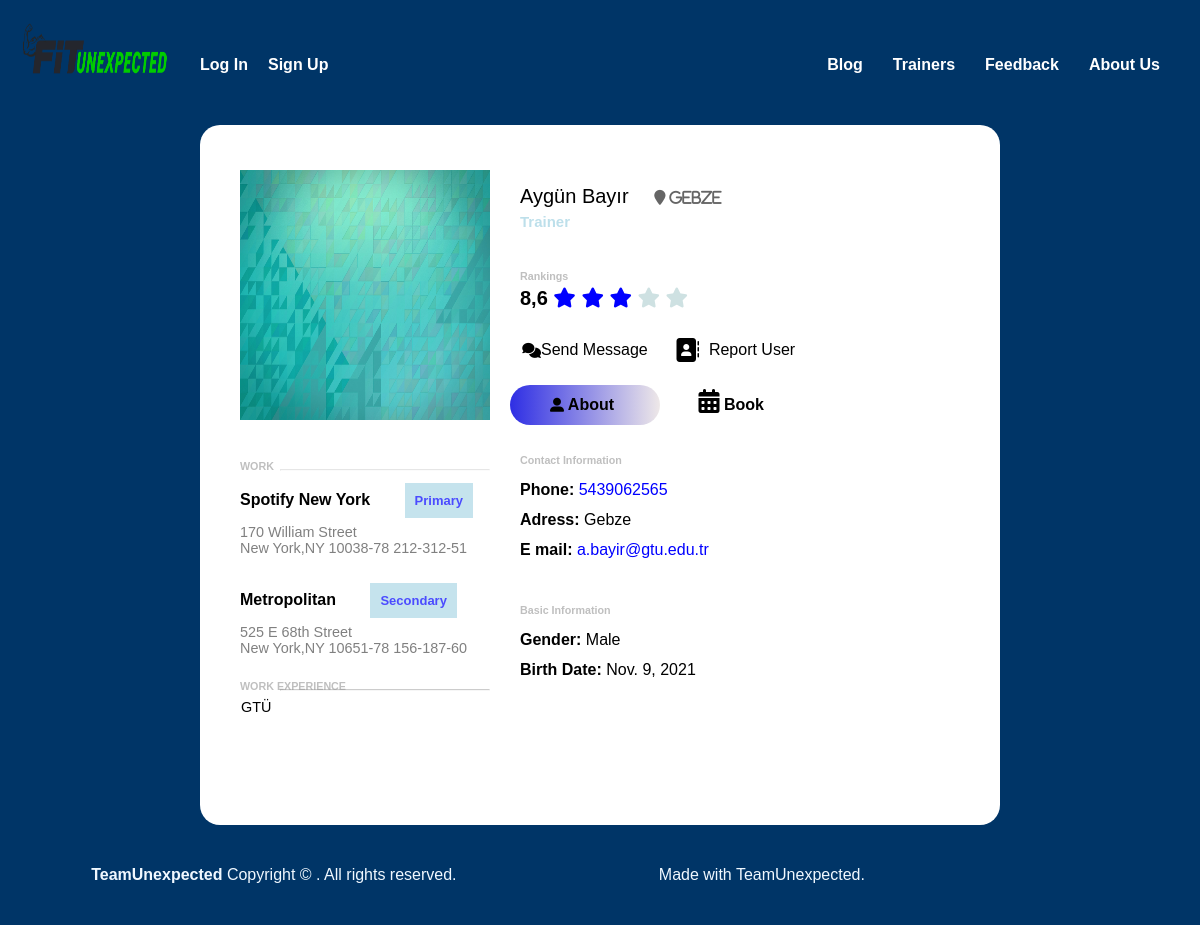
Page /trainer/2/ on the committed database.
### trainer/models.py (models this page shows, shortened)
class Trainer(models.Model):
    Name= models.CharField(max_length=120)
    Surname = models.CharField(max_length=120)
    City = models.CharField(max_length=120)
    Phone = models.CharField(max_length=10)
    Mail = models.EmailField(max_length=120)
    gender_dict = [
        (True, 'Erkek'),
        (False, 'Kadın')
    ]
    Gender = models.BooleanField(blank=False, null=False, choices=gender_dict)
    Address = models.TextField()
    Work_Experience = models.TextField()
    image = models.FileField(null=True,blank=True)
    Birth_Date = models.DateField()
    approval_dict = [
        (True, 'Onaylı'),
        (False, 'Onaylanmamış')
    ]
    is_approved = models.BooleanField(default=False, verbose_name = 'Onay', choices=approval_dict)
    User_ID = models.ForeignKey('auth.User', related_name='trainers', on_delete=models.CASCADE, blank=True, null=True, verbose_name='Kullanıcı Hesabı')

### trainer/views.py (the view)
# urls.py: re_path(r'^(?P<id>\d+)/$', trainer_detail, name='detail'),
def trainer_detail(request, id):
    trainer = get_object_or_404(Trainer, id=id)
    form= CommentForm(request.POST or None )
    if form.is_valid():
        comment=form.save(commit=False)
        comment.trainer = trainer
        comment.save()
        return HttpResponseRedirect(trainer.get_absolute_url())
    context= {
        'trainer':trainer,
        'form':form,
    }
    return render(request,'trainer/detail.html',context)

### templates/trainer/detail.html (shortened to what this page needs)
{% load static %}
<html>
  <head>
    <link rel="stylesheet" href="{% static 'css/Profile.css' %}" />
    <link rel="stylesheet" href="{% static 'css/Header.css' %}" />
    <link rel="stylesheet" href="{% static 'css/Footer.css' %}" />
    <link
      rel="stylesheet"
      href="https://cdnjs.cloudflare.com/ajax/libs/font-awesome/5.14.0/css/all.min.css"
    />
    <link
      rel="stylesheet"
      href="https://cdnjs.cloudflare.com/ajax/libs/font-awesome/4.7.0/css/font-awesome.min.css"
    />
    <link
      rel="stylesheet"
      href="https://cdnjs.cloudflare.com/ajax/libs/font-awesome/4.7.0/css/font-awesome.min.css"
    />
  </head>
  <body>
    {% include 'header.html' %}
    <div class="profile-box">
      <div class="left-side">
        <div class="image">
          <img src="{{trainer.image.url}}" alt="" />
        </div>
        <div class="experience">
          <h6>
            WORK
            <hr />
          </h6>
          <div>
            <p style="font-weight: bold">
              Spotify New York
              <b>Primary</b>
            </p>
            <p style="margin-top: 15px; color: grey; font-size: 0.9em">
              170 William Street<br />New York,NY 10038-78 212-312-51
            </p>
          </div>
          <div>
            <p style="font-weight: bold">
              Metropolitan
              <b>Secondary</b>
            </p>
            <p style="margin-top: 15px; color: grey; font-size: 0.9em">
              525 E 68th Street<br />New York,NY 10651-78 156-187-60
            </p>
          </div>
        </div>
        <div class="skills">
          <h6>WORK EXPERIENCE</h6>
          <hr />
          <ul>
            <li>{{ trainer.Work_Experience }}</li>
          </ul>
        </div>
      </div>
      <div class="right-side">
        <div class="upper-inf">
          <div class="personal-inf">
            <p style="font-size: 20px">
              {{trainer.Name}} {{trainer.Surname}}
              <i
                style="padding-left: 20px; font-size: 15px; opacity: 0.6"
                class="fa"
                >&#xf041; {{ trainer.Address }}</i
              >
            </p>
            <p style="margin-top: 5px; opacity: 0.8">
              <b style="font-size: 15px; color: lightblue">Trainer</b>
            </p>
          </div>
          <div class="ranking">
            <h6>Rankings</h6>
            <p style="margin-top: 5px; font-size: 20px; font-weight: bold">
              8,6
              <span class="fa fa-star checked"></span>
              <span class="fa fa-star checked"></span>
              <span class="fa fa-star checked"></span>
              <span class="fa fa-star"></span>
              <span class="fa fa-star"></span>
            </p>
          </div>
          <div class="alert-button">
            <a
              ><i style="font-size: 15px" class="fas">&#xf086;</i> Send
              Message</a
            >
            <a
              ><i style="font-size: 24px; padding-right: 10px" class="fa"
                >&#xf2ba;</i
              >
              Report User</a
            >
          </div>
        </div>
        <div class="down-inf">
          <div class="down-info-buttons">
            <div id="btn"></div>
            <a href="#" class="toggle-btn">
              <i style="font-size: 14px" class="fas">&#xf406;</i> About
            </a>
            <a href="#" class="toggle-btn">
              <i style="font-size: 24px" class="fa">&#xf073;</i> Book
            </a>
          </div>
          <form id="About" class="input-group">
            <div class="about">
              <div class="contact">
                <h6>Contact Information</h6>
                <p style="color: blue">
                  <b style="color: black">Phone: </b> {{ trainer.Phone }}
                </p>
                <p><b>Adress: </b> {{ trainer.Address }}</p>
                <p style="color: blue">
                  <b style="color: black">E mail: </b> {{ trainer.Mail}}
                </p>
              </div>
              <div class="basic">
                <h6>Basic Information</h6>
                <p>
                  <b>Gender: </b> {% if trainer.Gender %} Male {% else %} Female
                  {% endif %}
                </p>
                <p><b>Birth Date: </b>{{trainer.Birth_Date}}</p>
              </div>
            </div>
          </form>
        </div>
      </div>
    </div>
  </body>
  <footer>
    <div class="footer-container">
      <div class="left-side">
        <strong>TeamUnexpected</strong>
        Copyright &copy; . All rights reserved.
      </div>
      <div class="Right-side">Made with TeamUnexpected.</div>
    </div>
  </footer>
</html>

### static/css/Profile.css (style rules this page uses)
* { margin: 0; padding: 0; box-sizing: border-box; font-family: "Poppins", sans-serif; }
html { background: #003567; -webkit-background-size: cover; -moz-background-size: cover; -o-background-size: cover; background-size: cover; }
.profile-box { display: flex; align-items: center; justify-content: center; width: 800px; height: 700px; position: relative; margin-left: auto; margin-right: auto; margin-top: 125px; background: #fff; padding: 5px; overflow: hidden; border-radius: 20px; }
.left-side { position: relative; width: 250px; }
.left-side .image { position: relative; margin-top: 100px; }
.left-side .image img { width: 250px; height: 250px; }
.left-side .experience { position: relative; margin-top: 40px; height: 200px; }
.experience div { position: relative; height: 80px; }
.left-side .skills { position: relative; margin-top: 20px; height: 200px; }
h6 { color: gray; opacity: 0.5; }
.left-side p b { background-color: lightblue; color: blue; font-weight: bold; opacity: 0.7; font-size: small; margin-left: 30px; padding: 10px; }
.left-side hr { color: gray; margin-left: 40px; margin-top: -3px; opacity: 0.5; }
.left-side ul { margin-top: 5px; margin-left: 1px; font-size: 0.9em; list-style: none; }
.left-side ul li { padding-top: 3px; }
.experience div { margin-top: 20px; }
.right-side { position: relative; width: 450px; margin-left: 20px; }
.right-side .upper-inf { position: relative; margin-top: 20px; height: 200px; }
.right-side .down-inf { position: relative; height: 400px; overflow: hidden; }
.upper-inf .personal-inf { margin-left: 10px; }
.upper-inf .ranking { margin-left: 10px; margin-top: 40px; }
.upper-inf .alert-button { display: flex; margin-top: 20px; align-items: center; }
.alert-button a { display: flex; justify-content: center; align-items: center; width: 150px; height: 40px; border-radius: 30px; }
.down-info-buttons a { font-weight: bold; }
.toggle-btn { color: black; top: 4px; padding: 0 40px; text-decoration: none; cursor: pointer; background: transparent; border: 0; outline: none; position: relative; }
.input-group { top: 50px; left: 0; position: absolute; width: 280px; transition: 0.5s; }
.about { width: 300px; margin-left: 10px; margin-top: 10px; }
.contact { line-height: 30px; }
.basic { margin-top: 30px; line-height: 30px; }
#btn { top: 0; left: 0; position: absolute; width: 150px; height: 40px; background: linear-gradient(to right, rgb(46, 46, 228), rgb(238, 232, 232)); border-radius: 30px; transition: 0.7s; }

### static/css/Header.css (style rules this page uses)
* { margin: 0; padding: 0; box-sizing: border-box; font-family: "Poppins", sans-serif; }

### static/css/Footer.css (style rules this page uses)
footer { position: relative; margin-bottom: 0; color: aliceblue; width: 100%; background-color: #003567; height: 100px; margin-right: auto; margin-left: auto; }
.footer-container { display: flex; height: 100px; align-items: center; justify-content: space-around; }
.footer-container .left-side { width: max-content; }

### templates/trainer/detail.html (style rules this page uses)
.fa-star { opacity: 0.3; color: cadetblue; }
.checked { opacity: 1; color: blue; }

### rows in the picture
Trainer: image (picture), Work_Experience "GTÜ", Name "Aygün", Surname "Bayır", Address "Gebze", Phone "5439062565", Mail "a.bayir@gtu.edu.tr", Birth_Date "Nov. 9, 2021"
